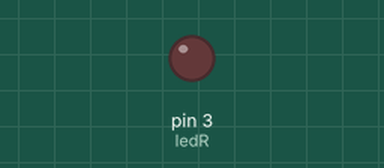
A sketch run on a simulated Arduino Uno, built with avr-gcc and run on an emulated ATmega328P. Parts: output pins drawn as LEDs (lit = HIGH).

Above: at 0.05 s.
Timing chart, 0 to 12.5 s (numbered marks = the images above):
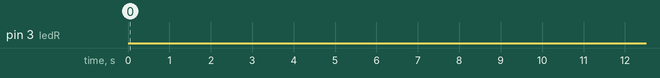

Measured:
- by itself, everything shown: repeats every 19.2 s, in 64 steps

The sketch:

002_Blink_Ramp.ino
```cpp
/* Amigus Labs*/

int ledR = 3; // LED RED

void setup() {

  pinMode(ledR, OUTPUT);  // initialize digital pin Led Red

}

void loop() {

    for (int i = 0; i <= 255; i++) {
      analogWrite(ledR, 255 - i); // fade off Led Green
      delay(5);
    }
}
```
